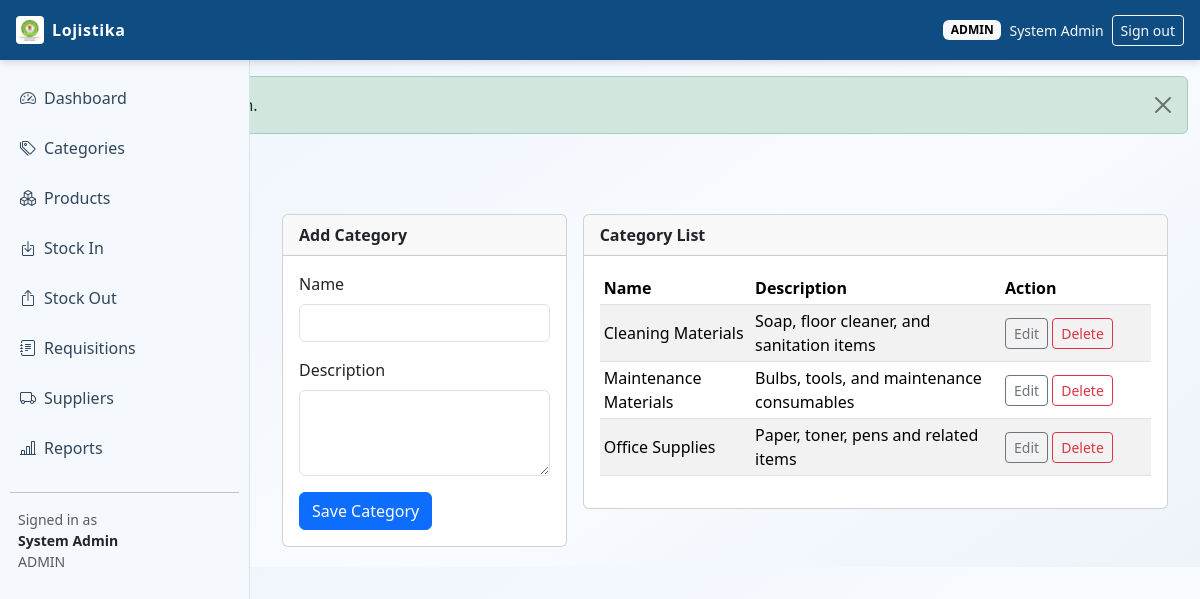
The page /index.php?page=categories (signed in) on the database its author committed.
### tables this page shows
CREATE TABLE categories (
    id INT UNSIGNED AUTO_INCREMENT PRIMARY KEY,
    name VARCHAR(100) NOT NULL UNIQUE,
    description VARCHAR(255) NULL,
    created_by INT UNSIGNED NULL,
    updated_by INT UNSIGNED NULL,
    created_at TIMESTAMP NOT NULL DEFAULT CURRENT_TIMESTAMP,
    updated_at TIMESTAMP NOT NULL DEFAULT CURRENT_TIMESTAMP ON UPDATE CURRENT_TIMESTAMP,
    CONSTRAINT fk_categories_created_by FOREIGN KEY (created_by) REFERENCES users(id) ON DELETE SET NULL,
    CONSTRAINT fk_categories_updated_by FOREIGN KEY (updated_by) REFERENCES users(id) ON DELETE SET NULL
);

### config/helpers.php (called while the page is built, shortened)
<?php
require_once __DIR__ . '/db_connect.php';
function db(): mysqli
{
    return db_connect();
}
function h(?string $value): string
{
    return htmlspecialchars((string) $value, ENT_QUOTES, 'UTF-8');
}

### config/db_connect.php (called while the page is built, shortened)
<?php
function env_value(array $keys, string $default = ''): string
{
    return $default;
}
function file_db_config(): array
{
    $filePath = __DIR__ . DIRECTORY_SEPARATOR . 'db_credentials.php';
    $config = require $filePath;
    return is_array($config) ? $config : [];
}
function db_config(): array
{
    $fileConfig = file_db_config();
    return [
        'host' => env_value(['DB_HOST', 'MYSQL_HOST', 'DATABASE_HOST'], (string) ($fileConfig['host'] ?? '127.0.0.1')),
        'port' => (int) env_value(['DB_PORT', 'MYSQL_PORT', 'DATABASE_PORT'], (string) ($fileConfig['port'] ?? '3306')),
        'user' => env_value(['DB_USER', 'MYSQL_USER', 'DATABASE_USER'], (string) ($fileConfig['user'] ?? 'root')),
        'pass' => env_value(['DB_PASS', 'MYSQL_PASSWORD', 'DATABASE_PASSWORD'], (string) ($fileConfig['pass'] ?? '')),
        'name' => env_value(['DB_NAME', 'MYSQL_DATABASE', 'DATABASE_NAME'], (string) ($fileConfig['name'] ?? 'logistics_lms')),
    ];
}
function db_connect(): mysqli
{
    static $conn = null;
    $cfg = db_config();
    try {
        $conn = new mysqli($cfg['host'], $cfg['user'], $cfg['pass'], $cfg['name'], $cfg['port']);
    } catch (mysqli_sql_exception $e) {
        http_response_code(500);
        if (stripos($e->getMessage(), 'Unknown database') !== false) {
            $sqlFile = dirname(__DIR__) . DIRECTORY_SEPARATOR . 'database.sql';
            $message = 'Database "' . $cfg['name'] . '" does not exist. Import the project SQL file first.';
            if (is_file($sqlFile)) {
                $message .= ' Expected file: ' . $sqlFile;
            }
            exit($message);
        }
        if (stripos($e->getMessage(), 'Access denied for user') !== false) {
            $configFile = __DIR__ . DIRECTORY_SEPARATOR . 'db_credentials.php';
            $message = 'Database login failed for user "' . $cfg['user'] . '" at host "' . $cfg['host'] . '".';
            $message .= ' Set hosting credentials via environment variables or create: ' . $configFile;
            exit($message);
        }
        exit('Database connection failed: ' . $e->getMessage());
    }
    $conn->set_charset('utf8mb4');
    return $conn;
}

### modules/categories/index.php (the view, shortened to what this page needs)
<?php
$edit = null;
$categories = db()->query('SELECT * FROM categories ORDER BY name ASC');
?>
<div class="container-fluid">
    <div class="row g-3">
        <div class="col-lg-4">
            <div class="card">
                <div class="card-header fw-semibold"><?= $edit ? 'Edit Category' : 'Add Category' ?></div>
                <div class="card-body">
                    <form method="post">
                        <div class="mb-3">
                            <label class="form-label">Name</label>
                            <input type="text" name="name" class="form-control" required value="<?= h($edit['name'] ?? '') ?>">
                        </div>
                        <div class="mb-3">
                            <label class="form-label">Description</label>
                            <textarea name="description" class="form-control" rows="3"><?= h($edit['description'] ?? '') ?></textarea>
                        </div>
                        <button class="btn btn-primary" type="submit">Save Category</button>
                    </form>
                </div>
            </div>
        </div>
        <div class="col-lg-8">
            <div class="card">
                <div class="card-header fw-semibold">Category List</div>
                <div class="card-body table-responsive">
                    <table class="table table-striped table-sm align-middle">
                        <thead>
                        <tr>
                            <th>Name</th>
                            <th>Description</th>
                            <th style="width: 150px;">Action</th>
                        </tr>
                        </thead>
                        <tbody>
                        <?php while ($row = $categories->fetch_assoc()): ?>
                            <tr>
                                <td><?= h($row['name']) ?></td>
                                <td><?= h($row['description']) ?></td>
                                <td>
                                    <a class="btn btn-sm btn-outline-secondary" href="index.php?page=categories&edit=<?= (int) $row['id'] ?>">Edit</a>
                                    <a class="btn btn-sm btn-outline-danger" data-confirm="Delete this category?" href="index.php?page=categories&delete=<?= (int) $row['id'] ?>">Delete</a>
                                </td>
                            </tr>
                        <?php endwhile; ?>
                        </tbody>
                    </table>
                </div>
            </div>
        </div>
    </div>
</div>

### assets/css/style.css (style rules this page uses)
:root { --lms-header: #0f4c81; --lms-sidebar: #f5f8fc; --lms-accent: #1f6fb2; --lms-text: #1c2733; --lms-border: #d7e2ef; }
body { font-family: "Segoe UI", Tahoma, Geneva, Verdana, sans-serif; background: linear-gradient(145deg, #eef4fb 0%, #f8fbff 60%, #edf3fa 100%); color: var(--lms-text); }
.table thead { background: #edf4fb; }

### rows shown on the page
categories: name "Cleaning Materials", description "Soap, floor cleaner, and sanitation items"
categories: name "Maintenance Materials", description "Bulbs, tools, and maintenance consumables"
categories: name "Office Supplies", description "Paper, toner, pens and related items"

### other values the page prints
$user['role'] "ADMIN"
$user['full_name'] "System Admin"
